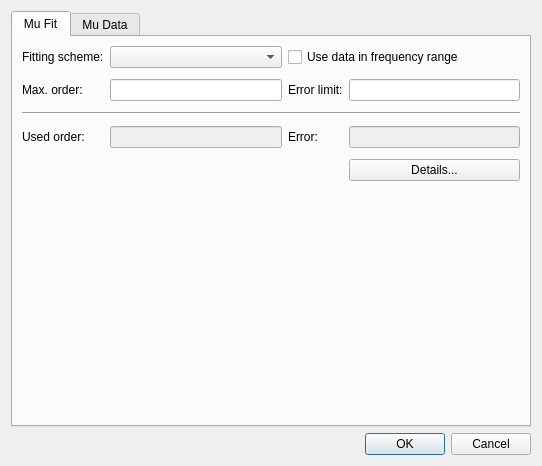
<?xml version="1.0" encoding="UTF-8"?>
<ui version="4.0">
 <class>W_MaterialDispersionFit_Magnetic</class>
 <widget class="QDialog" name="W_MaterialDispersionFit_Magnetic">
  <property name="geometry">
   <rect>
    <x>0</x>
    <y>0</y>
    <width>542</width>
    <height>466</height>
   </rect>
  </property>
  <property name="windowTitle">
   <string>Dispersion Magnetic Fit</string>
  </property>
  <layout class="QGridLayout" name="gridLayout_11">
   <item row="1" column="0">
    <widget class="QDialogButtonBox" name="buttonBox">
     <property name="orientation">
      <enum>Qt::Horizontal</enum>
     </property>
     <property name="standardButtons">
      <set>QDialogButtonBox::Cancel|QDialogButtonBox::Ok</set>
     </property>
    </widget>
   </item>
   <item row="0" column="0">
    <widget class="QTabWidget" name="tabWidget">
     <property name="currentIndex">
      <number>0</number>
     </property>
     <widget class="QWidget" name="tab">
      <attribute name="title">
       <string>Mu Fit</string>
      </attribute>
      <layout class="QGridLayout" name="gridLayout">
       <property name="horizontalSpacing">
        <number>6</number>
       </property>
       <property name="verticalSpacing">
        <number>11</number>
       </property>
       <item row="1" column="0">
        <widget class="QLabel" name="label_MaxOrder">
         <property name="text">
          <string>Max. order:</string>
         </property>
        </widget>
       </item>
       <item row="1" column="1">
        <widget class="QLineEdit" name="lineEdit_MaxOrder"/>
       </item>
       <item row="1" column="3">
        <widget class="QLineEdit" name="lineEdit_ErrorLimit"/>
       </item>
       <item row="0" column="1">
        <widget class="QComboBox" name="comboBox_FittingScheme"/>
       </item>
       <item row="3" column="3">
        <widget class="QLineEdit" name="lineEdit_Error">
         <property name="enabled">
          <bool>false</bool>
         </property>
        </widget>
       </item>
       <item row="0" column="2" colspan="2">
        <widget class="QCheckBox" name="checkBox_useFreqRange">
         <property name="text">
          <string>Use data in frequency range</string>
         </property>
        </widget>
       </item>
       <item row="0" column="0">
        <widget class="QLabel" name="label_3">
         <property name="text">
          <string>Fitting scheme:</string>
         </property>
        </widget>
       </item>
       <item row="3" column="1">
        <widget class="QLineEdit" name="lineEdit_UsedOrder">
         <property name="enabled">
          <bool>false</bool>
         </property>
        </widget>
       </item>
       <item row="4" column="3">
        <widget class="QPushButton" name="pushButton">
         <property name="text">
          <string>Details...</string>
         </property>
        </widget>
       </item>
       <item row="1" column="2">
        <widget class="QLabel" name="label_ErrorLimit">
         <property name="text">
          <string>Error limit:</string>
         </property>
        </widget>
       </item>
       <item row="3" column="0">
        <widget class="QLabel" name="label">
         <property name="text">
          <string>Used order:</string>
         </property>
        </widget>
       </item>
       <item row="3" column="2">
        <widget class="QLabel" name="label_2">
         <property name="text">
          <string>Error:</string>
         </property>
        </widget>
       </item>
       <item row="5" column="3">
        <spacer name="verticalSpacer">
         <property name="orientation">
          <enum>Qt::Vertical</enum>
         </property>
         <property name="sizeHint" stdset="0">
          <size>
           <width>20</width>
           <height>40</height>
          </size>
         </property>
        </spacer>
       </item>
       <item row="2" column="0" colspan="4">
        <widget class="Line" name="line">
         <property name="orientation">
          <enum>Qt::Horizontal</enum>
         </property>
        </widget>
       </item>
      </layout>
     </widget>
     <widget class="QWidget" name="tab_2">
      <attribute name="title">
       <string>Mu Data</string>
      </attribute>
      <layout class="QGridLayout" name="gridLayout_2">
       <item row="3" column="4">
        <widget class="QPushButton" name="pushButton_removeAll">
         <property name="text">
          <string>ClearAll</string>
         </property>
        </widget>
       </item>
       <item row="1" column="0" colspan="5">
        <widget class="QTableWidget" name="tableWidget">
         <property name="editTriggers">
          <set>QAbstractItemView::NoEditTriggers</set>
         </property>
         <property name="selectionMode">
          <enum>QAbstractItemView::SingleSelection</enum>
         </property>
         <property name="selectionBehavior">
          <enum>QAbstractItemView::SelectRows</enum>
         </property>
         <column>
          <property name="text">
           <string>Freq.[Hz]</string>
          </property>
         </column>
         <column>
          <property name="text">
           <string>Mu'</string>
          </property>
         </column>
         <column>
          <property name="text">
           <string>Mu''</string>
          </property>
         </column>
         <column>
          <property name="text">
           <string>Weight</string>
          </property>
         </column>
        </widget>
       </item>
       <item row="2" column="4">
        <widget class="QPushButton" name="pushButton_remove">
         <property name="text">
          <string>Remove</string>
         </property>
        </widget>
       </item>
       <item row="2" column="2">
        <widget class="QPushButton" name="pushButton_add">
         <property name="text">
          <string>Add</string>
         </property>
        </widget>
       </item>
       <item row="2" column="0">
        <widget class="QPushButton" name="pushButton_moveUp">
         <property name="text">
          <string>MoveUp</string>
         </property>
        </widget>
       </item>
       <item row="3" column="0">
        <widget class="QPushButton" name="pushButton_moveDown">
         <property name="text">
          <string>MoveDown</string>
         </property>
        </widget>
       </item>
       <item row="3" column="3">
        <widget class="QPushButton" name="pushButton_export">
         <property name="text">
          <string>Export</string>
         </property>
        </widget>
       </item>
       <item row="3" column="2">
        <widget class="QPushButton" name="pushButton_import">
         <property name="text">
          <string>Import</string>
         </property>
        </widget>
       </item>
       <item row="2" column="3">
        <widget class="QPushButton" name="pushButton_modify">
         <property name="text">
          <string>Modify</string>
         </property>
        </widget>
       </item>
       <item row="2" column="1" rowspan="2">
        <widget class="Line" name="line_2">
         <property name="orientation">
          <enum>Qt::Vertical</enum>
         </property>
        </widget>
       </item>
       <item row="0" column="0" colspan="5">
        <layout class="QHBoxLayout" name="horizontalLayout">
         <item>
          <widget class="QLabel" name="label_6">
           <property name="text">
            <string>Data format:</string>
           </property>
          </widget>
         </item>
         <item>
          <widget class="QComboBox" name="comboBox_DataFormat"/>
         </item>
        </layout>
       </item>
      </layout>
     </widget>
    </widget>
   </item>
  </layout>
 </widget>
 <resources/>
 <connections>
  <connection>
   <sender>buttonBox</sender>
   <signal>rejected()</signal>
   <receiver>W_MaterialDispersionFit_Magnetic</receiver>
   <slot>reject()</slot>
   <hints>
    <hint type="sourcelabel">
     <x>226</x>
     <y>237</y>
    </hint>
    <hint type="destinationlabel">
     <x>237</x>
     <y>210</y>
    </hint>
   </hints>
  </connection>
 </connections>
</ui>
